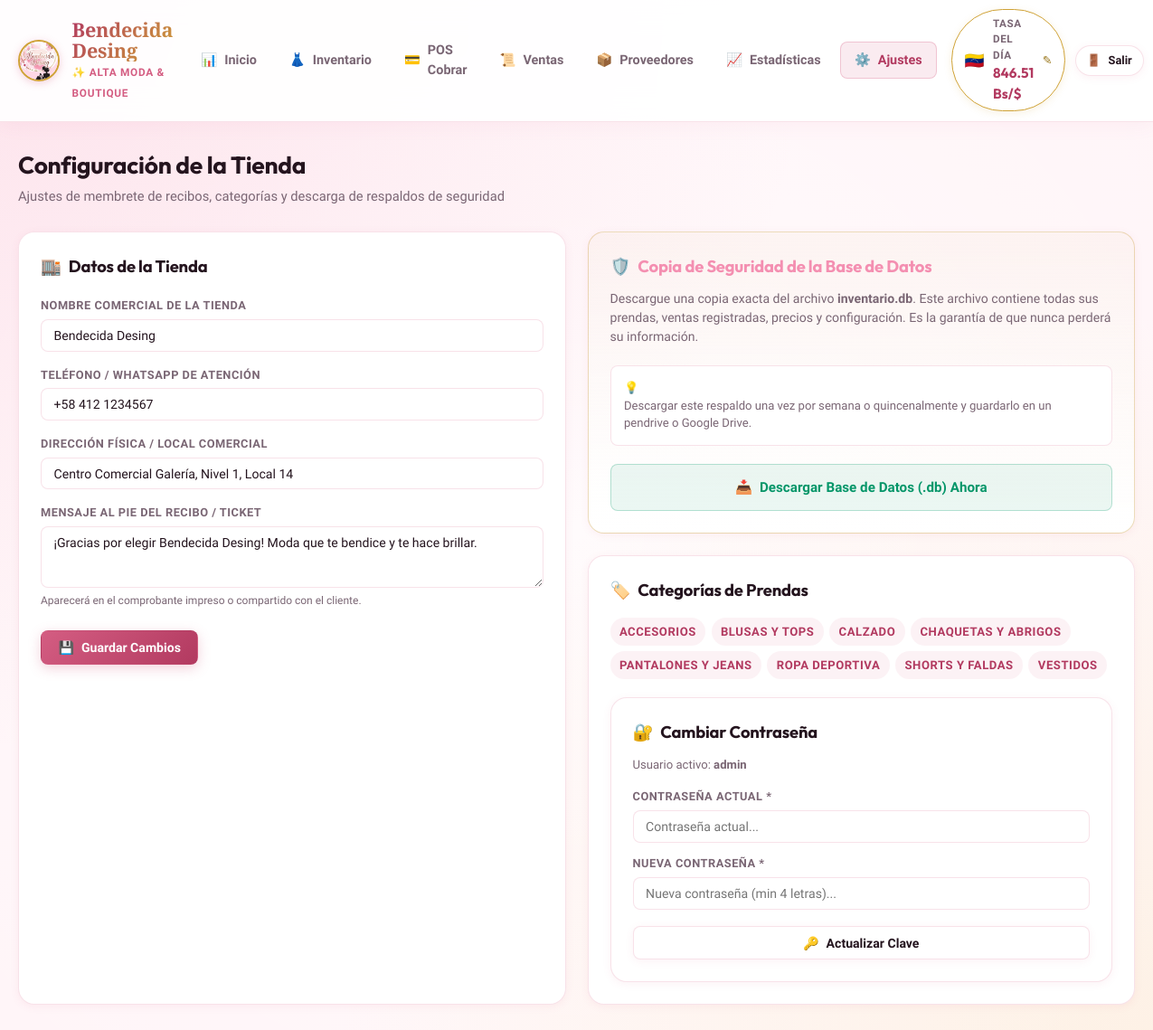
Before: /configuracion (signed in) with the older database file.
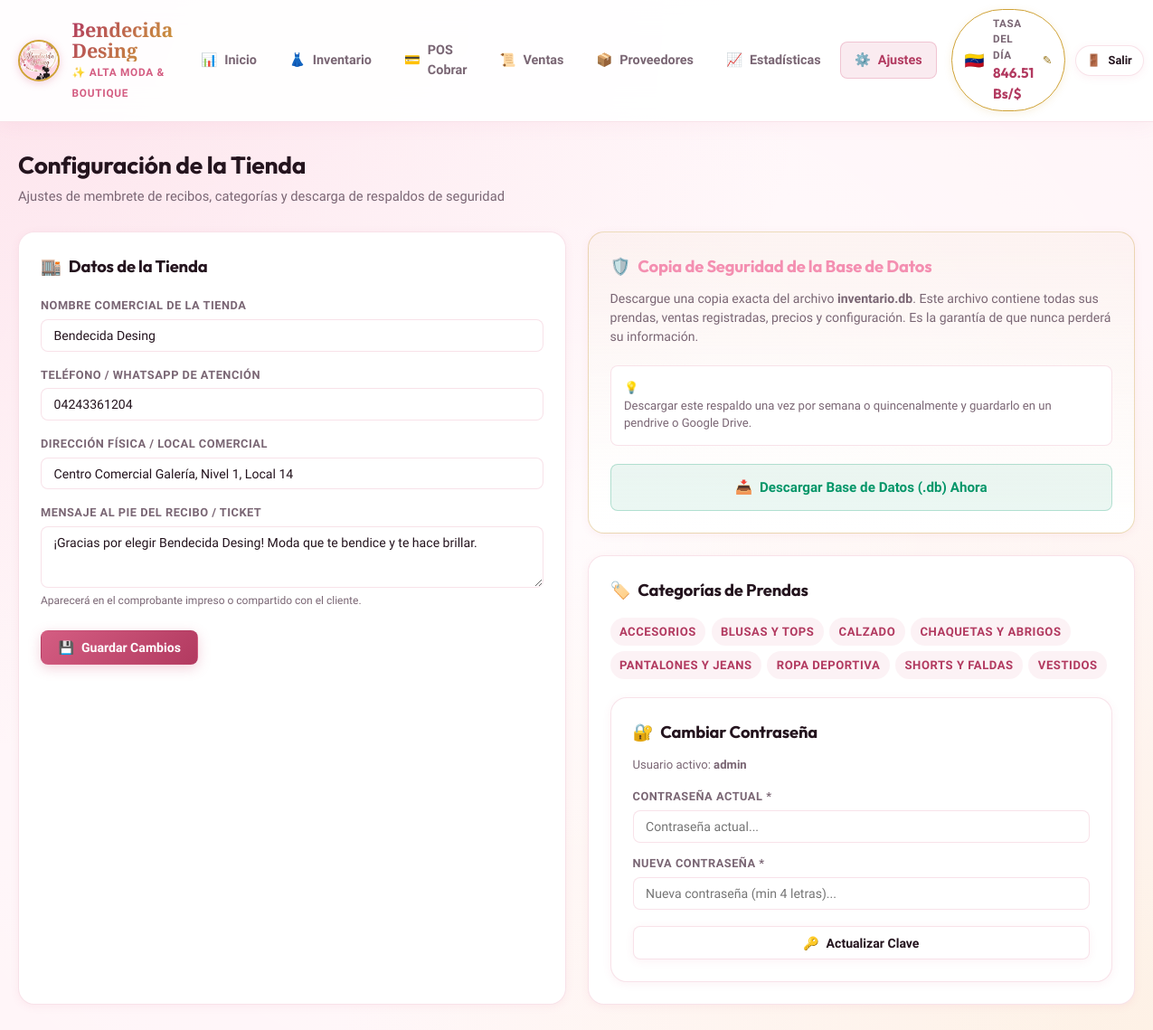
After: the same page with the newer database file.
### tables this page shows
CREATE TABLE configuracion (
            clave TEXT PRIMARY KEY,
            valor TEXT NOT NULL
        );

CREATE TABLE categorias (
            id INTEGER PRIMARY KEY AUTOINCREMENT,
            nombre TEXT UNIQUE NOT NULL
        );

### app.py (the view)
@app.route('/configuracion')
def configuracion():
    config = db.get_config_dict()
    categorias = db.get_categorias()
    return render_template('configuracion.html', config=config, categorias=categorias, active_page='configuracion')

### app.py (called while the page is built)
@app.before_request
def require_login():
    if request.endpoint in ['login', 'static'] or (request.path and request.path.startswith('/static')):
        return
    if not session.get('user_id'):
        return redirect(url_for('login', next=request.url))

@app.context_processor
def inject_global_data():
    config = db.get_config_dict()
    tasa = db.get_tasa_dolar()
    return {
        'config': config,
        'tasa_dolar': tasa,
        'ultima_actualizacion_bcv': config.get('ultima_actualizacion_bcv', ''),
        'current_user': session.get('user_name', 'Administrador'),
        'username': session.get('username', 'admin'),
        'anio_actual': datetime.now().year
    }

### database.py (called while the page is built)
def get_db():
    conn = sqlite3.connect(DB_PATH)
    conn.row_factory = sqlite3.Row
    conn.execute("PRAGMA foreign_keys = ON")
    return conn

def get_config_dict():
    conn = get_db()
    rows = conn.execute('SELECT clave, valor FROM configuracion').fetchall()
    conn.close()
    return {r['clave']: r['valor'] for r in rows}

def get_tasa_dolar():
    conn = get_db()
    row = conn.execute("SELECT valor FROM configuracion WHERE clave = 'tasa_dolar'").fetchone()
    conn.close()
    if row:
        try:
            return float(row['valor'])
        except ValueError:
            return 65.50
    return 65.50

def get_categorias():
    conn = get_db()
    rows = conn.execute('SELECT nombre FROM categorias ORDER BY nombre ASC').fetchall()
    conn.close()
    return [r['nombre'] for r in rows]

### templates/configuracion.html (shortened to what this page needs)
{% extends "base.html" %}
{% block content %}
<div class="page-header">
  <div class="page-title-group">
    <h2>Configuración de la Tienda</h2>
    <p>Ajustes de membrete de recibos, categorías y descarga de respaldos de seguridad</p>
  </div>
</div>
<div style="display: grid; grid-template-columns: repeat(auto-fit, minmax(360px, 1fr)); gap: 1.5rem;">
  <div class="card">
    <h3 style="font-size: 1.15rem; margin-bottom: 1.25rem; display: flex; align-items: center; gap: 0.5rem;">
      <span>🏬</span> Datos de la Tienda
    </h3>
    <form id="form-config" onsubmit="guardarConfiguracion(event)">
      <div class="form-group" style="margin-bottom: 1rem;">
        <label for="conf-nombre">Nombre Comercial de la Tienda</label>
        <input type="text" id="conf-nombre" name="nombre_tienda" class="form-control" value="{{ config.nombre_tienda }}" required>
      </div>
      <div class="form-group" style="margin-bottom: 1rem;">
        <label for="conf-telefono">Teléfono / WhatsApp de Atención</label>
        <input type="text" id="conf-telefono" name="telefono" class="form-control" value="{{ config.telefono }}" required>
      </div>
      <div class="form-group" style="margin-bottom: 1rem;">
        <label for="conf-direccion">Dirección Física / Local Comercial</label>
        <input type="text" id="conf-direccion" name="direccion" class="form-control" value="{{ config.direccion }}" required>
      </div>
      <div class="form-group" style="margin-bottom: 1.5rem;">
        <label for="conf-mensaje">Mensaje al Pie del Recibo / Ticket</label>
        <textarea id="conf-mensaje" name="mensaje_recibo" class="form-control" rows="3" style="resize: vertical;">{{ config.mensaje_recibo }}</textarea>
        <span class="form-helper">Aparecerá en el comprobante impreso o compartido con el cliente.</span>
      </div>
      <button type="submit" class="btn btn-primary">
        <span>💾</span> Guardar Cambios
      </button>
    </form>
  </div>
  <div style="display: flex; flex-direction: column; gap: 1.5rem;">
    <div class="card" style="border-color: rgba(200, 155, 60, 0.35); background: linear-gradient(180deg, rgba(200, 155, 60, 0.04) 0%, var(--bg-surface) 100%);">
      <h3 style="font-size: 1.15rem; margin-bottom: 0.75rem; display: flex; align-items: center; gap: 0.5rem; color: var(--primary-light);">
        <span>🛡️</span> Copia de Seguridad de la Base de Datos
      </h3>
      <p style="color: var(--text-muted); font-size: 0.88rem; line-height: 1.5; margin-bottom: 1.25rem;">
        Descargue una copia exacta del archivo <strong>inventario.db</strong>. Este archivo contiene todas sus prendas, ventas registradas, precios y configuración. Es la garantía de que nunca perderá su información.
      </p>
      <div style="background: var(--bg-card); padding: 0.9rem; border-radius: 8px; border: 1px solid var(--border-subtle); margin-bottom: 1.25rem; font-size: 0.82rem; color: var(--text-muted);">
        <strong style="color: #fff;">💡 Recomendación operativa:</strong>
        <br>Descargar este respaldo una vez por semana o quincenalmente y guardarlo en un pendrive o Google Drive.
      </div>
      <a href="{{ url_for('descargar_respaldo') }}" class="btn btn-emerald" style="width: 100%; padding: 0.85rem; font-size: 0.95rem;">
        <span>📥</span> Descargar Base de Datos (.db) Ahora
      </a>
    </div>
    <div class="card">
      <h3 style="font-size: 1.15rem; margin-bottom: 1rem; display: flex; align-items: center; gap: 0.5rem;">
        <span>🏷️</span> Categorías de Prendas
      </h3>
      <div style="display: flex; flex-wrap: wrap; gap: 0.4rem; margin-bottom: 1.25rem;">
        {% for cat in categorias %}
          <span class="badge badge-gray" style="font-size: 0.82rem; padding: 0.35rem 0.65rem;">{{ cat }}</span>
        {% endfor %}
      </div>
    <div class="card">
      <h3 style="font-size: 1.15rem; margin-bottom: 0.75rem; display: flex; align-items: center; gap: 0.5rem;">
        <span>🔐</span> Cambiar Contraseña
      </h3>
      <p style="color: var(--text-muted); font-size: 0.82rem; margin-bottom: 1rem;">
        Usuario activo: <strong>{{ username }}</strong>
      </p>
      <form id="form-cambio-clave" onsubmit="cambiarContrasenaSubmit(event)">
        <div class="form-group" style="margin-bottom: 0.85rem;">
          <label for="clave-actual">Contraseña Actual *</label>
          <input type="password" id="clave-actual" class="form-control" placeholder="Contraseña actual..." required>
        </div>
        <div class="form-group" style="margin-bottom: 1.15rem;">
          <label for="clave-nueva">Nueva Contraseña *</label>
          <input type="password" id="clave-nueva" class="form-control" placeholder="Nueva contraseña (min 4 letras)..." required>
        </div>
        <button type="submit" class="btn btn-secondary" style="width: 100%;">
          <span>🔑</span> Actualizar Clave
        </button>
      </form>
    </div>
  </div>
</div>
{% endblock %}

### templates/base.html (shortened to what this page needs)
<!DOCTYPE html>
<html lang="es">
<head>
  <link rel="stylesheet" href="{{ url_for('static', filename='css/style.css') }}">
</head>
<body>
  <nav class="navbar">
    <div class="nav-container">
      <a href="{{ url_for('dashboard') }}" class="brand-section">
        <div class="brand-logo-frame">
          <img src="{{ url_for('static', filename='img/logo_bendecida.png') }}" alt="Bendecida Desing" class="brand-logo-img">
        </div>
        <div class="brand-info">
          <h1 class="brand-name-title">Bendecida Desing</h1>
          <span class="brand-subtitle">✨ Alta Moda & Boutique</span>
        </div>
      </a>
      <ul class="nav-links">
        <li>
          <a href="{{ url_for('dashboard') }}" class="nav-link {% if active_page == 'dashboard' %}active{% endif %}">
            <span>📊</span> Inicio
          </a>
        </li>
        <li>
          <a href="{{ url_for('inventario') }}" class="nav-link {% if active_page == 'inventario' %}active{% endif %}">
            <span>👗</span> Inventario
          </a>
        </li>
        <li>
          <a href="{{ url_for('pos') }}" class="nav-link {% if active_page == 'pos' %}active{% endif %}">
            <span>💳</span> POS Cobrar
          </a>
        </li>
        <li>
          <a href="{{ url_for('ventas') }}" class="nav-link {% if active_page == 'ventas' %}active{% endif %}">
            <span>📜</span> Ventas
          </a>
        </li>
        <li>
          <a href="{{ url_for('proveedores') }}" class="nav-link {% if active_page == 'proveedores' %}active{% endif %}">
            <span>📦</span> Proveedores
          </a>
        </li>
        <li>
          <a href="{{ url_for('estadisticas') }}" class="nav-link {% if active_page == 'estadisticas' %}active{% endif %}">
            <span>📈</span> Estadísticas
          </a>
        </li>
        <li>
          <a href="{{ url_for('configuracion') }}" class="nav-link {% if active_page == 'configuracion' %}active{% endif %}">
            <span>⚙️</span> Ajustes
          </a>
        </li>
      </ul>
      <div style="display: flex; align-items: center; gap: 0.65rem;">
        <div class="rate-widget-pill" onclick="abrirModalTasa()" title="Clic para actualizar la tasa del día (USD / Bs)">
          <span class="rate-flag">🇻🇪</span>
          <div>
            <div class="rate-label">Tasa del Día</div>
            <div class="rate-val" id="navbar-tasa-val">{{ "%.2f"|format(tasa_dolar) }} Bs/$</div>
          </div>
          <span class="rate-edit-icon">✎</span>
        </div>
        <a href="{{ url_for('logout') }}" class="btn btn-secondary btn-sm" title="Cerrar sesión (Usuario: {{ username }})" style="border-radius: var(--radius-full); padding: 0.4rem 0.75rem; font-size: 0.8rem;">
          <span>🚪</span>
          <span style="display: inline-block;">Salir</span>
        </a>
      </div>
    </div>
  </nav>
  <main class="main-wrapper">
    {% block content %}{% endblock %}
  </main>
</body>
</html>

Changed rows visible on the page:
changed configuracion (number 2 of 4 on the later page): telefono "+58 412 1234567" → "04243361204"
